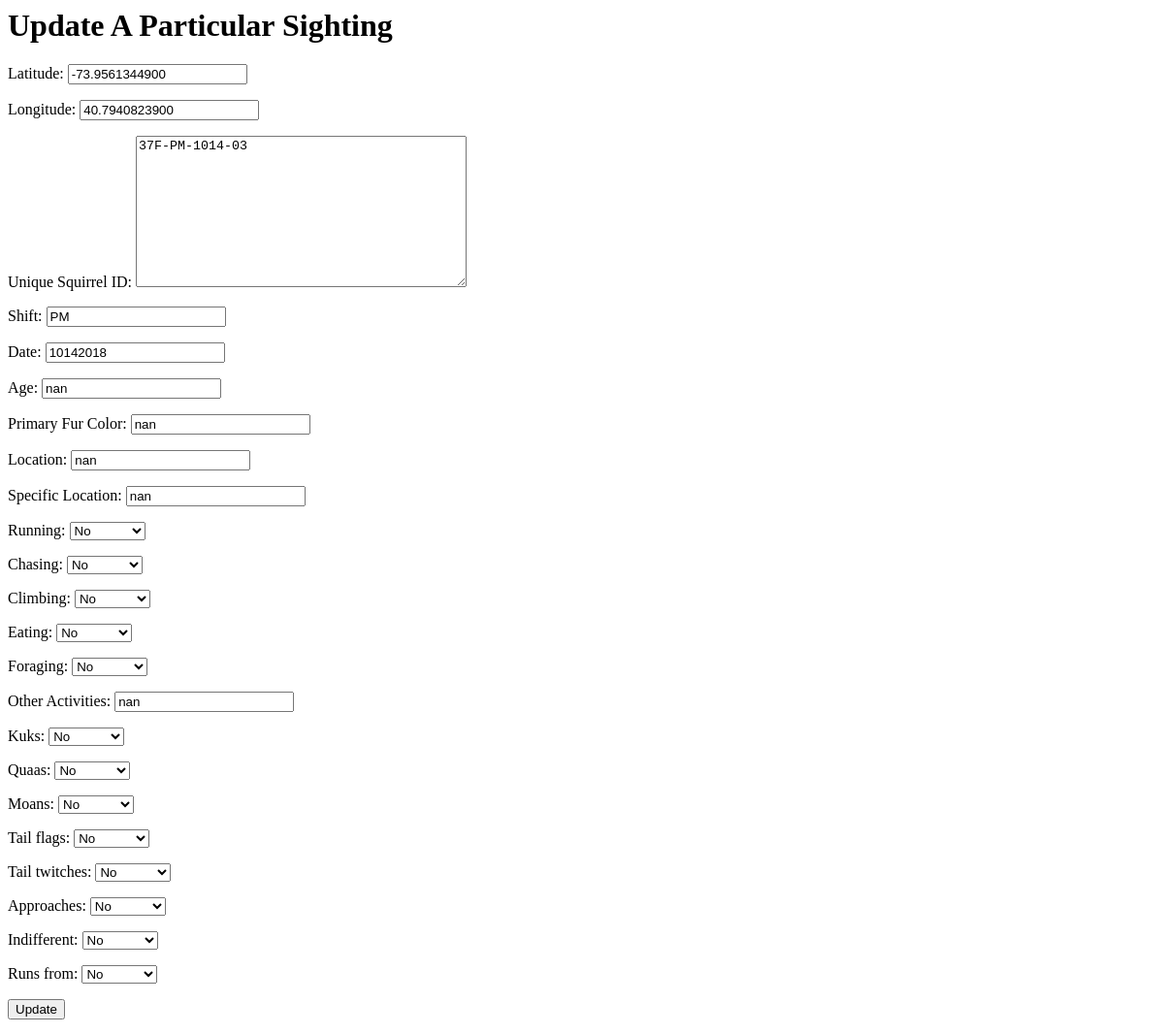
Page /sightings/37F-PM-1014-03/update/ on the earlier database version.
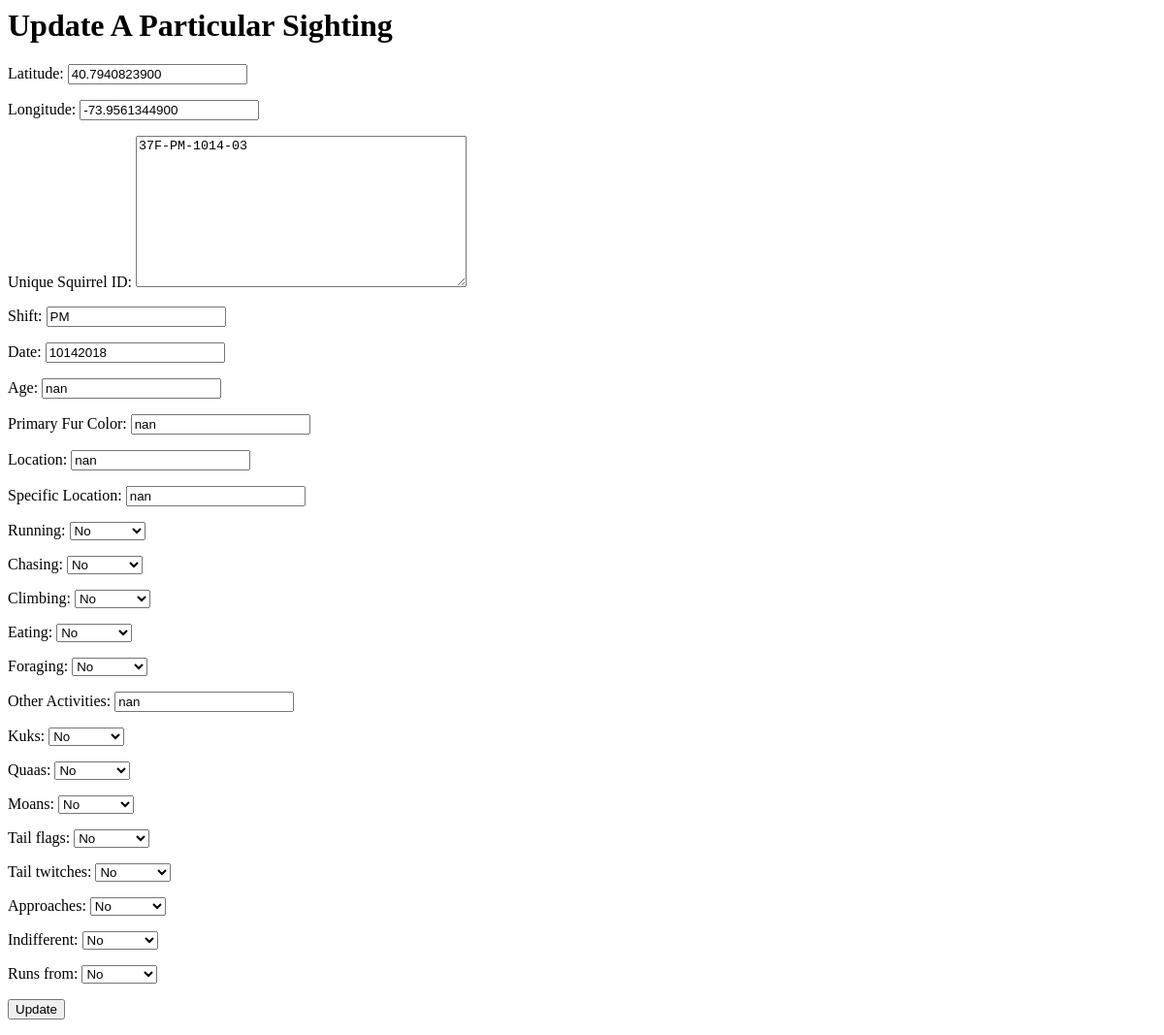
Same page on the later database version.
### Tracker/models.py (models this page shows)
class Squirrels(models.Model):
    Latitude = models.DecimalField(decimal_places=10, max_digits=21, default=' ')
    Longitude = models.DecimalField(decimal_places=10, max_digits=20, default=' ')
    Unique_Squirrel_ID = models.TextField(primary_key=True, default=' ')
    Shift = models.CharField(max_length=100, null=True, blank=True, default=' ')
    Date = models.CharField(max_length=100, null=True, blank=True, default=' ')
    Age = models.CharField(max_length=100, null=True, blank=True, default=' ')
    Primary_Fur_Color = models.CharField(max_length=100, null=True, blank=True, default=' ')
    Location = models.CharField(max_length=100, null=True, blank=True, default=' ')
    Specific_Location = models.CharField(max_length=100, null=True, blank=True, default=' ')
    Running = models.BooleanField(null=True, blank=True,default=False)
    Chasing = models.BooleanField(null=True, blank=True,default=False)
    Climbing = models.BooleanField(null=True, blank=True,default=False)
    Eating = models.BooleanField(null=True, blank=True,default=False)
    Foraging = models.BooleanField(null=True, blank=True,default=False)
    Other_Activities = models.CharField(max_length=100, null=True, blank=True, default=' ')
    Kuks = models.BooleanField(null=True, blank=True,default=False)
    Quaas = models.BooleanField(null=True, blank=True,default=False)
    Moans = models.BooleanField(null=True, blank=True,default=False)
    Tail_flags = models.BooleanField(null=True, blank=True,default=False)
    Tail_twitches = models.BooleanField(null=True, blank=True,default=False)
    Approaches = models.BooleanField(null=True, blank=True,default=False)
    Indifferent = models.BooleanField(null=True, blank=True,default=False)
    Runs_from = models.BooleanField(null=True, blank=True,default=False)

### Tracker/views.py (the view)
# urls.py: path('<slug:pk>/update/', views.SquirrelUpdate.as_view(), name='squirrel_update'),
class SquirrelUpdate(UpdateView):
    model = Squirrels
    fields = ["Latitude", "Longitude", "Unique_Squirrel_ID", "Shift", "Date", "Age", "Primary_Fur_Color", "Location", "Specific_Location", "Running", "Chasing", "Climbing", "Eating", "Foraging", "Other_Activities", "Kuks", "Quaas", "Moans", "Tail_flags", "Tail_twitches", "Approaches", "Indifferent", "Runs_from"]
    success_url = reverse_lazy('squirrel_list')
    template_name = 'Tracker/squirrels_form.html'

### Tracker/templates/Tracker/squirrels_form.html
<h1>Update A Particular Sighting </h1>
<form method="post">{% csrf_token %}
    {{ form.as_p }}
    <input type="submit" value="Update" />
</form>

Differences in the rows shown:
changed Squirrels "37F-PM-1014-03": Latitude "-73.9561344900" → "40.7940823900"; Longitude "40.7940823900" → "-73.9561344900"
